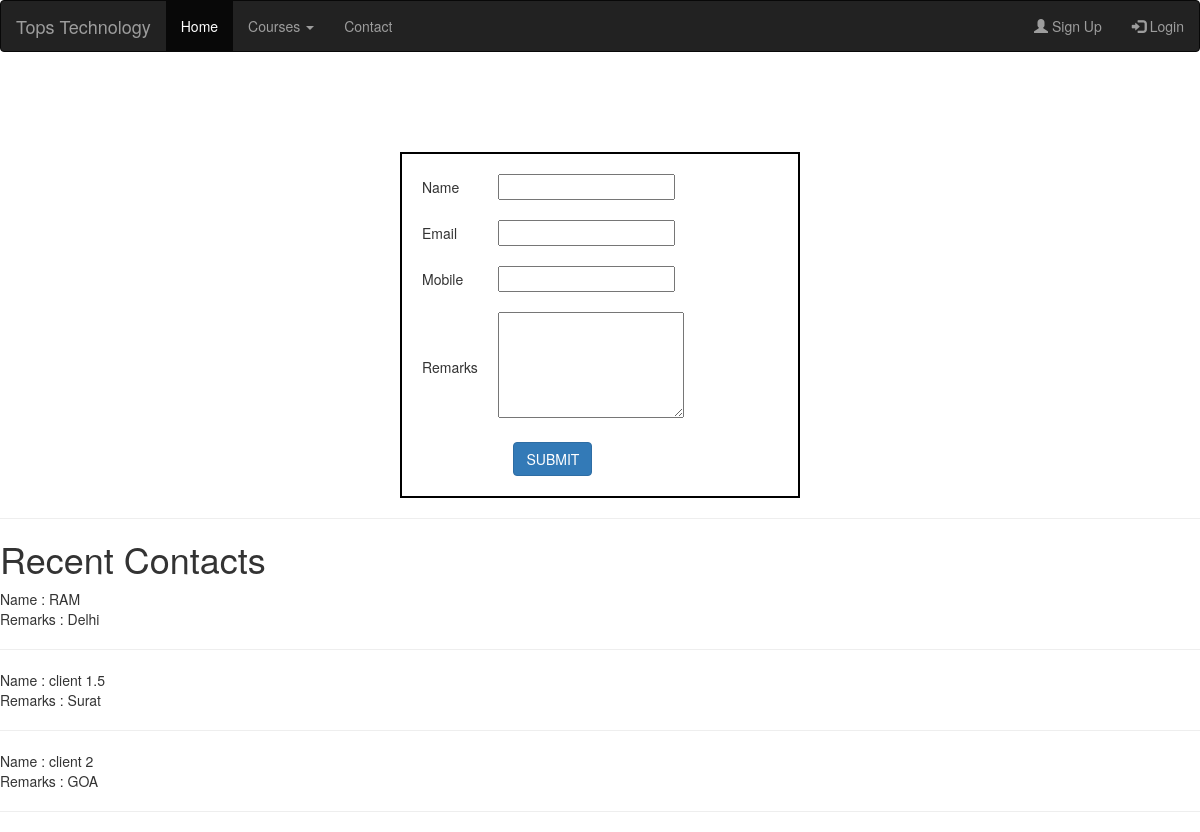
Page /contact/ on the committed database.
### myapp/models.py (models this page shows, shortened)
class Contact(models.Model):
    name=models.CharField(max_length=100)
    email=models.EmailField()
    mobile=models.PositiveIntegerField()
    remarks=models.TextField()

### myapp/views.py (the view)
# urls.py: path('contact/',views.contact,name='contact'),
def contact(request):
    if request.method=="POST":
        Contact.objects.create(
            name=request.POST['name'],
            email=request.POST['email'],
            mobile=request.POST['mobile'],
            remarks=request.POST['remarks']
        )
        msg=" Contact Saved Successfully!!! "
        contacts=Contact.objects.all().order_by("-id")[:3]
        return render(request,'contact.html',{'msg':msg , 'contacts':contacts})
    else:
        contacts=Contact.objects.all().order_by("-id")[:3]
        return render(request,'contact.html',{'contacts':contacts})

### myapp/templates/contact.html (shortened to what this page needs)
{% extends 'header.html' %}
{% block content %}
<!DOCTYPE html>
<html lang="en">
<head>
</head>
<body>
   <form class="contact-form " name="contact" method="POST" action="{% url 'contact' %}">
    <table>
        <tr>
            <td>Name</td>
            <td><input type="text" name="name" ></td>
        </tr>
        <tr>
            <td>Email</td>
            <td><input type="text" name="email" ></td>
        </tr>
        <tr>
            <td>Mobile</td>
            <td><input type="text" name="mobile" ></td>
        </tr>
        <tr>
            <td>Remarks</td>
            <td><textarea rows="5" cols="22" name="remarks" ></textarea></td>
        </tr>
        <tr>
            <td colspan="2" align ="center">
                <input type="submit" value="SUBMIT" class="btn btn-primary">
            </td>
        </tr>
    </table>
   </form>
   <hr>
   <h1>Recent Contacts</h1>
   {% for i in contacts %}
       Name : {{i.name}} <br>
       Remarks : {{i.remarks}} <br> <hr>
   {% endfor %}
</body>
</html>
{% endblock %}

### myapp/templates/header.html (style rules this page uses)
tr,td { padding: 10px; }
.contact-form { margin-left: auto; margin-right: auto; margin-top: 100px; border: 2px solid black; width: 400px; padding: 10px; }

### rows in the picture
Contact: name "RAM", remarks "Delhi"
Contact: name "client 1.5", remarks "Surat"
Contact: name "client 2", remarks "GOA"
